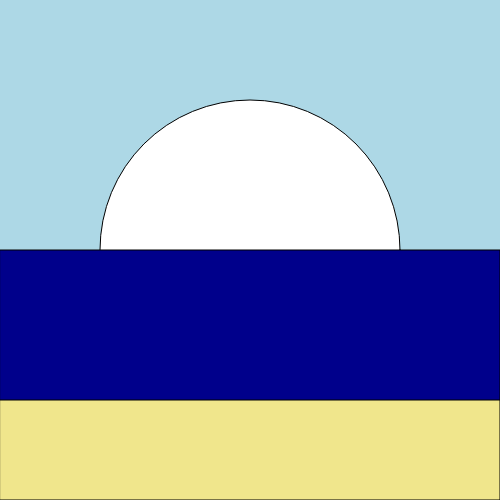
Frame 1 (no input)
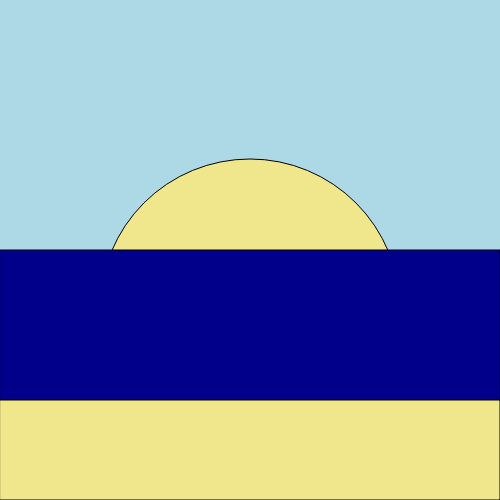
Frame 60 (no input)
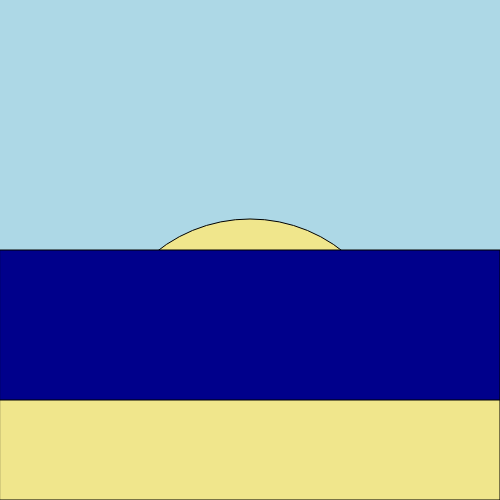
Frame 120 (the mouse pressed at the canvas centre since frame 60)

The p5.js sketch that drew these frames (run headless with seeded random() and noise() and a simulated clock; from frame 60 on, the mouse is pressed at the canvas centre):

// p5.js sketch
// ── sketch.js
let posicaoVertical;

function setup() { 
  createCanvas(500, 500) ;
  posicaoVertical = 250;
}

function draw ( ) { 
  if(posicaoVertical < 400){
    background("lightblue");
    circle(250, posicaoVertical, 300) ;
    
    posicaoVertical++ ;
  }else { 
    background("black")
  }
  fill("orange") ;
  
  fill("darkblue");
  rect(0, 250, 500, 350);
  fill("khaki");
  rect(0, 400, 500, 100);
  
}
    
